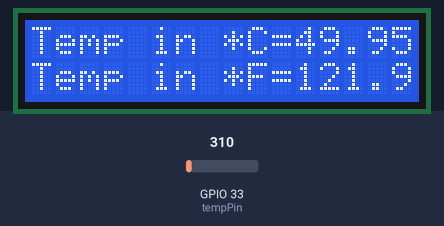
A sketch run on a simulated ESP32. Shown: 16×2 character LCD. The inputs (shaded band) are chosen by the test bench; at power-on: GPIO 33 (tempPin) = 310. Storage starts empty; what the sketch prints to the serial monitor is not drawn.

Above: at 1.2 s.
1.3 s: GPIO 33 (tempPin) set to 372
At 2.5 s:
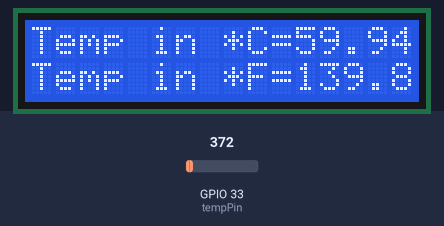
4.0 s: GPIO 33 (tempPin) set to 434
At 4.9 s:
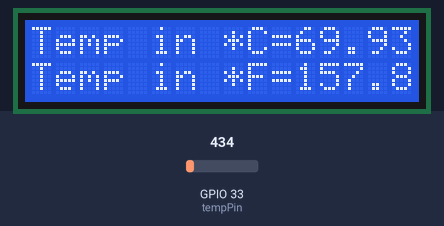
6.7 s: GPIO 33 (tempPin) set to 527
At 8.5 s:
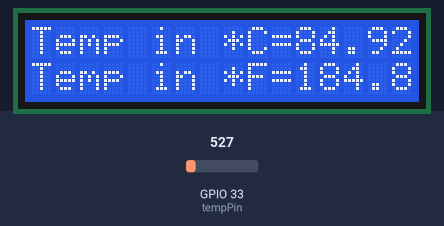
Timing chart, 0 to 10.0 s (numbered marks = the images above; inputs shaded):
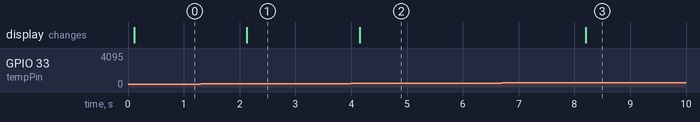

The sketch:

SD_Temp_reader.ino
```cpp
#include "FS.h"
#include "SD.h"
#include "SPI.h"
#include<LiquidCrystal.h> // Include the LCD library
LiquidCrystal lcd(2,15,13,12,14,27);
const int tempPin = 33; // pin 33 of port P1 connected to LM35 output
int Value,a;
double milivlt,Cel,Far;
void writeFile(fs::FS &fs, const char * path,   String  message){
 //Serial.printf("Writing file: %s\n", path);
 File file = fs.open(path, FILE_WRITE);
 if(!file){
 Serial.println("Failed to open file for writing");
 return;
 }
 if(file.print(message)){
// Serial.println("File written");
 } else {
 //Serial.println("Write failed");
 }
 file.close();
}
//void appendFile(fs::FS &fs, const char * path, const char * message){
// Serial.printf("Appending to file: %s\n", path);
// File file = fs.open(path, FILE_APPEND);
// if(!file){
// Serial.println("Failed to open file for appending");
// return;
// }
// if(file.print(message)){
// Serial.println("Message appended");
// } else {
// Serial.println("Append failed");
// }
// file.close();
//}
void readFile(fs::FS &fs, const char * path){
 //Serial.printf("Reading file: %s\n", path);
 File file = fs.open(path);
 if(!file){
 Serial.println("Failed to open file for reading");
 return;
 }
 Serial.print("Read from file: ");
 while(file.available()){
Serial.write(file.read());
 }
 file.close();
}
//void renameFile(fs::FS &fs, const char * path1, const char * path2)
//{
// Serial.printf("Renaming file %s to %s\n", path1, path2);
// if (fs.rename(path1, path2))
// {
// Serial.println("File renamed");
// }
// else
// {
// Serial.println("Rename failed");
// }
//}
void deleteFile(fs::FS &fs, const char * path)
{
 Serial.printf("Deleting file: %s\n", path);
 if(fs.remove(path)){
 Serial.println("File deleted");
 } else {
 Serial.println("Delete failed");
 }
}
void setup(){

 Serial.begin(115200);
 lcd.begin(16,2);
 if(!SD.begin())
 {
 Serial.println("Card Mount Failed");
 return;
 }
 uint8_t cardType = SD.cardType();
 if(cardType == CARD_NONE){
 Serial.println("No SD card attached");
 return;
 }
 Serial.print("SD Card Type: ");
 if(cardType == CARD_MMC)
 {
 Serial.println("MMC");
 } else if(cardType == CARD_SD){
 Serial.println("SDSC");
 } else if(cardType == CARD_SDHC){
 Serial.println("SDHC");
 } else {
 Serial.println("UNKNOWN");
 }
 uint64_t cardSize = SD.cardSize() / (1024 * 1024);
 Serial.printf("SD Card Size: %lluMB\n", cardSize);
 //                                       //writeFile(SD, "/hello.txt",a);
//appendFile(SD, "/hello.txt", "World!\n");
 //                                          readFile(SD, "/hello.txt");
//deleteFile(SD, "/foo.txt");
//                                   //deleteFile(SD, "/hello.txt");
//renameFile(SD, "/hello.txt", "/foo.txt");
// readFile(SD, "/foo.txt");
 Serial.printf("Total space: %lluMB\n", SD.totalBytes() / (1024 * 1024));
 Serial.printf("Used space: %lluMB\n", SD.usedBytes() / (1024 * 1024));
}
void loop()
{Value = analogRead(tempPin); //read sensor output value
milivlt = (Value / 2048.0) * 3300; // converting it to millivots.
Cel = milivlt * 0.1; // calculating temperature in Celsius
Far = (Cel * 1.8) + 32; // convert from C to Fahrenheit
//Serial.print(" Temperature in Celsius = ");
//Serial.print(Cel);
//Serial.print("*C");
lcd.setCursor(0,0);
lcd.print("Temp in *C=");
lcd.setCursor(11,0);
lcd.print(Cel);
//Serial.print("\t Temperature in Fahrenheit = ");
//Serial.print(Far);
//Serial.println("*F");
lcd.setCursor(0,1);
lcd.print("Temp in *F=");
lcd.setCursor(11,1);
lcd.print(Far);
String Farr,farr;
 Farr=String(Far,2);

writeFile(SD, "/hello.txt",Farr);
readFile(SD, "/hello.txt");
Serial.println("*F");
delay(2000);


}
```

Measured:
- after the input at 1.3 s, the display: changes after 0.83 s (image 1)
- after the input at 4.0 s, the display: changes after 0.16 s (image 2)
- after the input at 6.7 s, the display: changes after 1.5 s (image 3)
